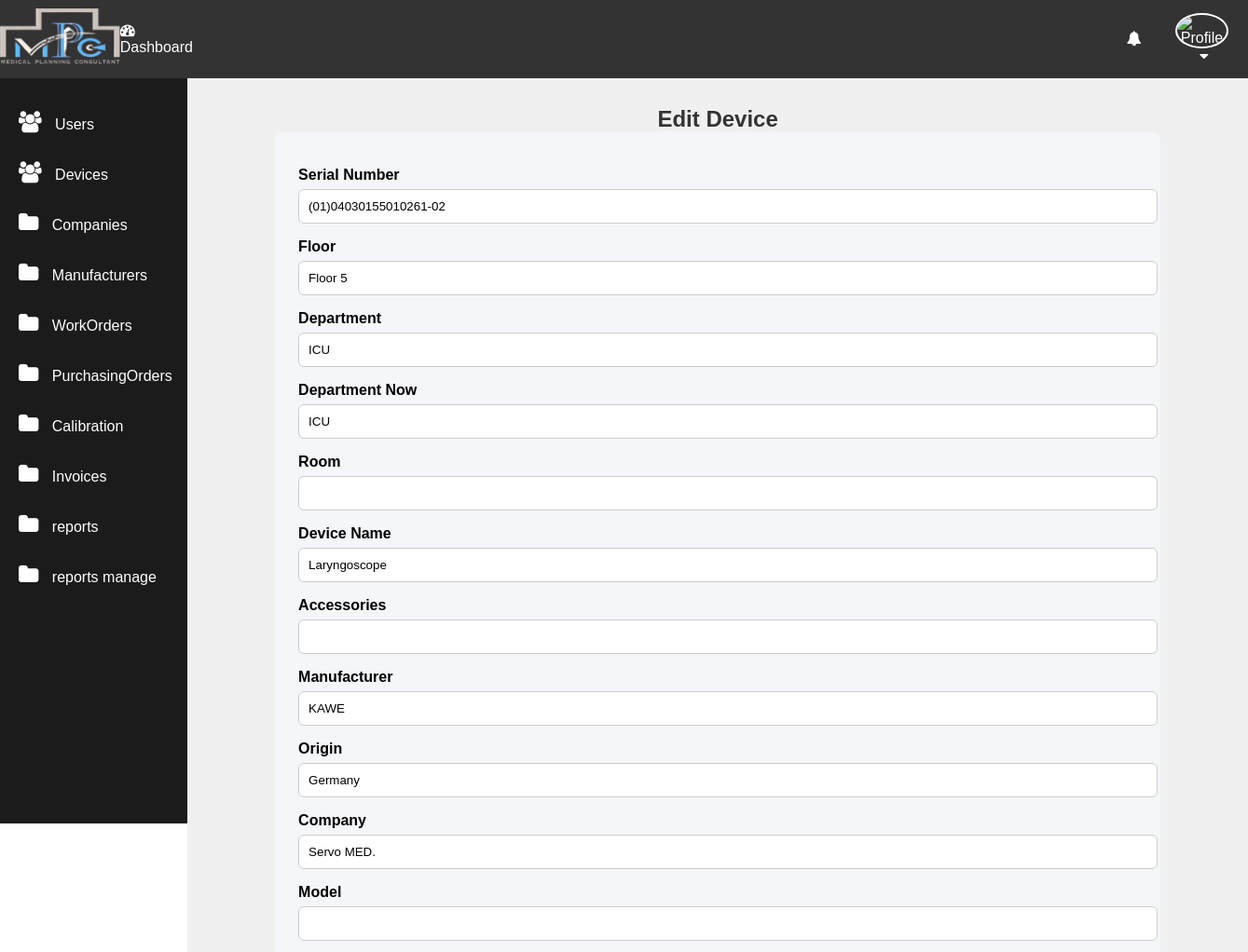
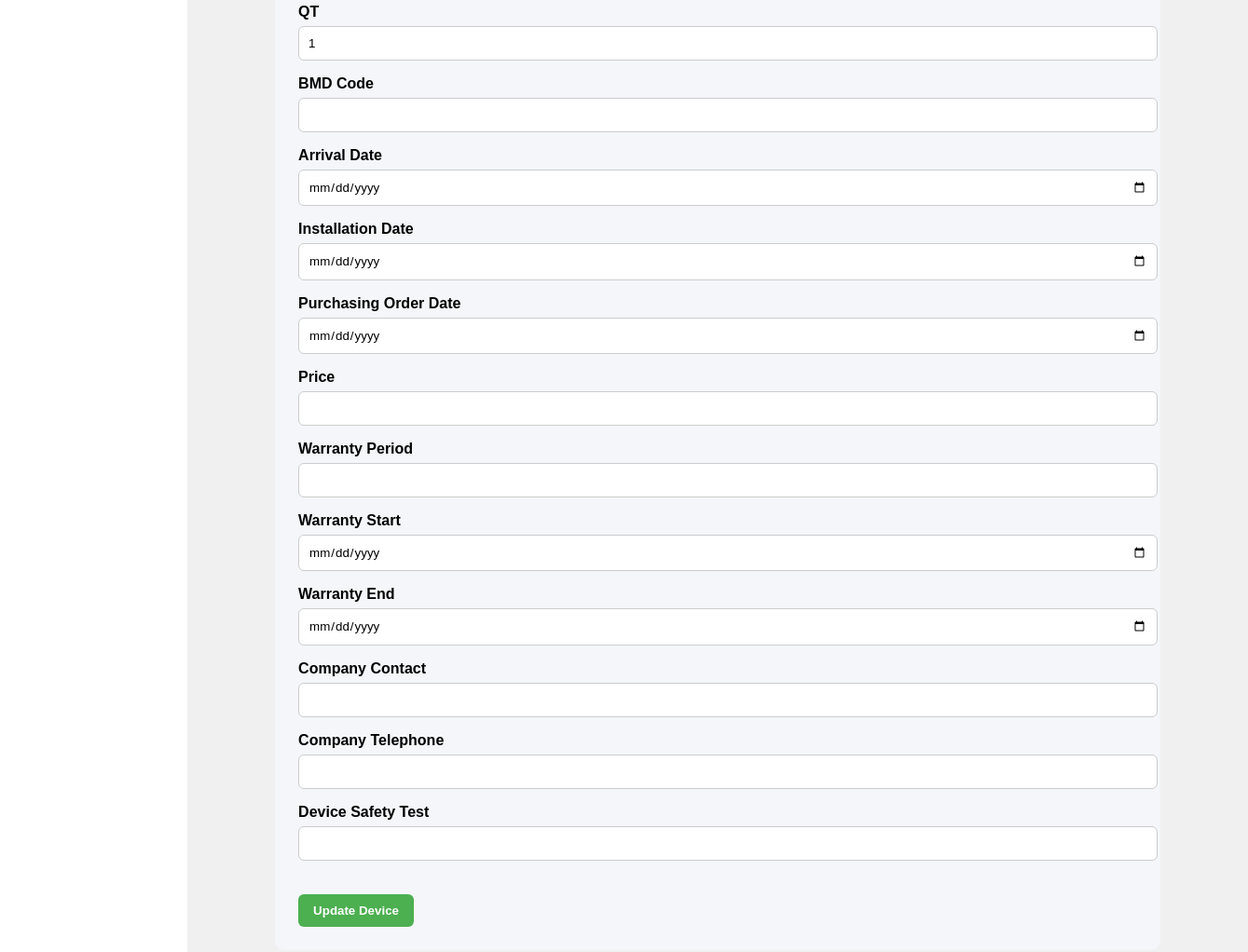
The page /edit-device.php?serial_number=(01)04030155010261-02 (signed in) on the database as committed earlier (2 pictures, top to bottom).
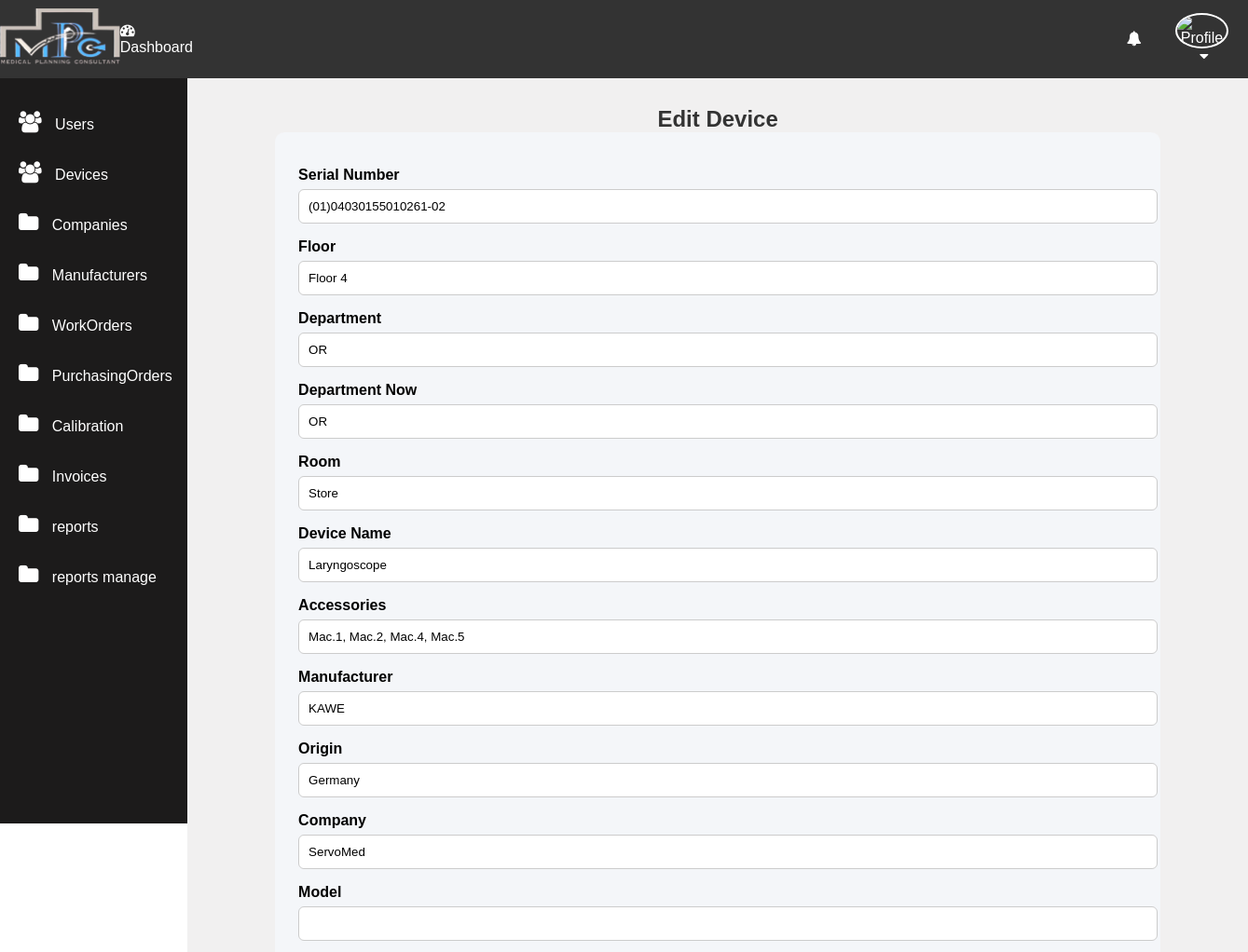
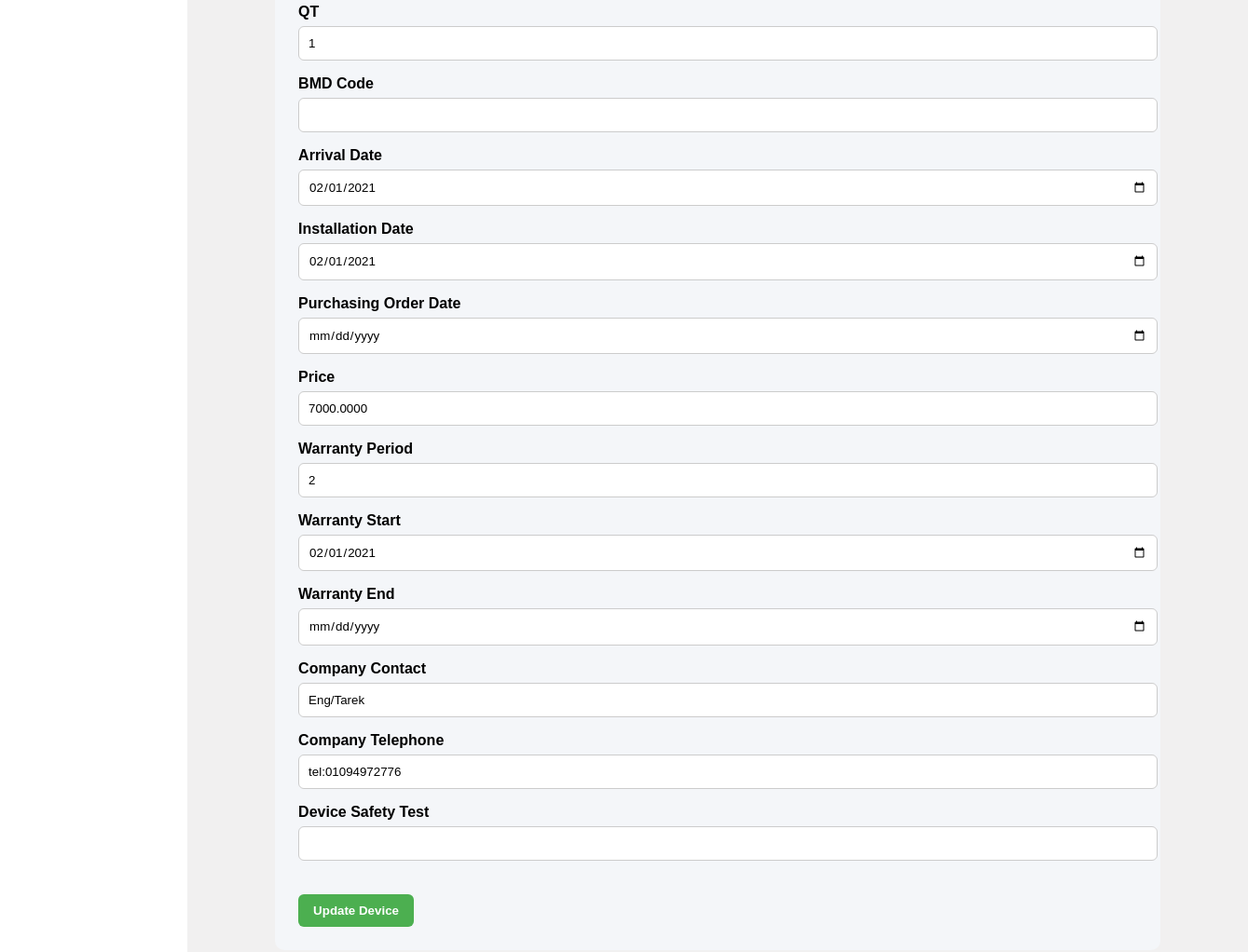
The same page on the database as committed later (2 pictures, top to bottom).
### tables this page shows
CREATE TABLE Devices(
	Floor VARCHAR(50) NULL,
	Department VARCHAR(50) NULL,
  Department_now VARCHAR(50) NULL,
	Room VARCHAR(50) NULL,
  device_name VARCHAR(150) NULL,
  Accessories VARCHAR(50) NULL,
  Manufacturer VARCHAR(50) NULL,
  Origin VARCHAR(50) NULL,
  Company VARCHAR(50) NULL,
  Model VARCHAR(50) NULL,
  Serial_number VARCHAR(50) NOT NULL,
  QT INT NULL,
  BMD_Code VARCHAR(50) NULL,
  Arrival_Date DATE NULL,
  Installation_Date DATE NULL,
  purchaseorder_date DATE NULL,
  Price VARCHAR(50) NULL,
  Warranty_Period INT NULL,
  warranty_start DATE NULL,
  warranty_end DATE NULL,
  company_contact VARCHAR(50) NULL,
  company_Tel VARCHAR(50) NULL,
  hospital_code INT ,
  assigned_user VARCHAR(50) NOT NULL,
  device_safety_test VARCHAR(50),
  device_user_tranning VARCHAR(50),
  device_BME_tranning VARCHAR(50),
	CONSTRAINT PK_Devices PRIMARY KEY CLUSTERED (serial_number ASC),
	CONSTRAINT FK_Devices_Hospitals FOREIGN KEY (hospital_code) REFERENCES hospitals(hospital_code),
	CONSTRAINT FK_Devices_Users FOREIGN KEY (assigned_user) REFERENCES users(username) 
);

### app/Model/Devices.php (called while the page is built, shortened)
<?php
function get_device_by_serial($conn, $serial_number) {
    $sql = "SELECT * FROM devices WHERE serial_number = ?";
    $stmt = $conn->prepare($sql);
    $stmt->execute([$serial_number]);
    return $stmt->fetch(PDO::FETCH_ASSOC);
}

### edit-device.php (the view, shortened to what this page needs)
<?php
if (isset($_SESSION['role']) && $_SESSION['role'] == 'admin') {
    include "DB_connection.php";
    include "app/Model/Devices.php";
    $serial = $_GET['serial_number'];
    $device = get_device_by_serial($conn, $serial);
?>
<!DOCTYPE html>
<html>
<head>
    <link rel="stylesheet" href="css/style.css">
</head>
<body>
<?php include "inc/header.php"; ?>
<div class="body">
<?php include "inc/nav.php"; ?>
<section class="section-1">
    <h2>Edit Device</h2>
    <form action="app/update_device.php" method="post">
        <div class="form-group">
            <label>Serial Number</label>
            <input type="text" name="serial_number" value="<?= htmlspecialchars($device['Serial_number']) ?>" required>
        </div>
        <div class="form-group">
            <label>Floor</label>
            <input type="text" name="floor" value="<?= htmlspecialchars($device['Floor']) ?>">
        </div>
        <div class="form-group">
            <label>Department</label>
            <input type="text" name="department" value="<?= htmlspecialchars($device['Department']) ?>">
        </div>
        <div class="form-group">
            <label>Department Now</label>
            <input type="text" name="department_now" value="<?= htmlspecialchars($device['Department_now']) ?>">
        </div>
        <div class="form-group">
            <label>Room</label>
            <input type="text" name="room" value="<?= htmlspecialchars($device['Room']) ?>">
        </div>
        <div class="form-group">
            <label>Device Name</label>
            <input type="text" name="device_name" value="<?= htmlspecialchars($device['device_name']) ?>">
        </div>
        <div class="form-group">
            <label>Accessories</label>
            <input type="text" name="accessories" value="<?= htmlspecialchars($device['Accessories']) ?>">
        </div>
        <div class="form-group">
            <label>Manufacturer</label>
            <input type="text" name="manufacturer" value="<?= htmlspecialchars($device['Manufacturer']) ?>">
        </div>
        <div class="form-group">
            <label>Origin</label>
            <input type="text" name="origin" value="<?= htmlspecialchars($device['Origin']) ?>">
        </div>
        <div class="form-group">
            <label>Company</label>
            <input type="text" name="company" value="<?= htmlspecialchars($device['Company']) ?>">
        </div>
        <div class="form-group">
            <label>Model</label>
            <input type="text" name="model" value="<?= htmlspecialchars($device['Model']) ?>">
        </div>
        <div class="form-group">
            <label>QT</label>
            <input type="text" name="qt" value="<?= htmlspecialchars($device['QT']) ?>">
        </div>
        <div class="form-group">
            <label>BMD Code</label>
            <input type="text" name="bmd_code" value="<?= htmlspecialchars($device['BMD_Code']) ?>">
        </div>
        <div class="form-group">
            <label>Arrival Date</label>
            <input type="date" name="arrival_date" value="<?= htmlspecialchars($device['Arrival_Date']) ?>">
        </div>
        <div class="form-group">
            <label>Installation Date</label>
            <input type="date" name="installation_date" value="<?= htmlspecialchars($device['Installation_Date']) ?>">
        </div>
        <div class="form-group">
            <label>Purchasing Order Date</label>
            <input type="date" name="purchaseorder_date" value="<?= htmlspecialchars($device['purchaseorder_date']) ?>">
        </div>
        <div class="form-group">
            <label>Price</label>
            <input type="number" name="price" value="<?= htmlspecialchars($device['Price']) ?>">
        </div>
        <div class="form-group">
            <label>Warranty Period</label>
            <input type="text" name="warranty_period" value="<?= htmlspecialchars($device['Warranty_Period']) ?>">
        </div>
        <div class="form-group">
            <label>Warranty Start</label>
            <input type="date" name="warranty_start" value="<?= htmlspecialchars($device['warranty_start']) ?>">
        </div>
        <div class="form-group">
            <label>Warranty End</label>
            <input type="date" name="warranty_end" value="<?= htmlspecialchars($device['warranty_end']) ?>">
        </div>
        <div class="form-group">
            <label>Company Contact</label>
            <input type="text" name="company_contact" value="<?= htmlspecialchars($device['company_contact']) ?>">
        </div>
        <div class="form-group">
            <label>Company Telephone</label>
            <input type="text" name="company_telephone" value="<?= htmlspecialchars($device['company_Tel']) ?>">
        </div>
        <div class="form-group">
            <label>Device Safety Test</label>
            <input type="text" name="device_safety_test" value="<?= htmlspecialchars($device['device_safety_test']) ?>">
        </div>
        <button type="submit" class="btn">Update Device</button>
    </form>
</section>
</div>
</body>
</html>
<?php
} else {
    header("Location: login.php");
    exit;
}
?>

### inc/header.php (shortened to what this page needs)
<!DOCTYPE html>
<html>
<head>
    <link rel="stylesheet" href="https://cdnjs.cloudflare.com/ajax/libs/font-awesome/4.7.0/css/font-awesome.css">
</head>
<body style="background-color:white;">
<header class="header">
    <h2 class="u-name">
        <img src="img/logo2.png" alt="Task Pro">
    </h2>
    <div style="display: flex; align-items: center;">
        <a href="index2.php">
            <i class="fa fa-tachometer" aria-hidden="true"></i> Dashboard
        </a>
        <span class="notification" id="notificationBtn">
            <i class="fa fa-bell" aria-hidden="true"></i>
            <span id="notificationNum"></span>
        </span>
    <div class="dropdown">
  <button class="dropbtn">
    <img src="<?php echo $profileImage; ?>" alt="Profile" class="profile-img">
    <i class="fa fa-caret-down"></i>
  </button>
</div>
    </div>
</header>
</body>
</html>

### inc/nav.php
<nav class="side-bar">
			<?php
               if($_SESSION['role'] == "employee"){
			 ?>
			<ul id="navList">
<li>
					<a href="device.php">
						<i class="fa fa-folder" aria-hidden="true"></i>
						<span>Devices</span>
					</a>
				</li>
<li>
					<a href="company.php">
						<i class="fa fa-users" aria-hidden="true"></i>
						<span>Companies</span>
					</a>
				</li>
<li>
					<a href="manufacturer.php">
						<i class="fa fa-tachometer" aria-hidden="true"></i>
						<span>Manufacturer</span>
					</a>
				</li>
<li>
					<a href="workorder.php">
						<i class="fa fa-users" aria-hidden="true"></i>
						<span>Work Orders</span>
					</a>
				</li>
<li>
					<a href="purchasing-order.php">
						<i class="fa fa-folder" aria-hidden="true"></i>
						<span>Purchasing Orders</span>
					</a>
				</li>
<li>
					<a href="calibration-user.php">
						<i class="fa fa-tachometer" aria-hidden="true"></i>
						<span>Calibration </span>
					</a>
				</li>
<li>
					<a href="invoices.php">
						<i class="fa fa-users" aria-hidden="true"></i>
						<span>Invoices </span>
					</a>
				</li>
				<li>
					<a href="report-form.php">
						<i class="fa fa-folder" aria-hidden="true"></i>
						<span>reports</span>
					</a>
				</li>
<li>
					<a href="manage-report.php">
						<i class="fa fa-folder" aria-hidden="true"></i>
						<span>reports manage</span>
					</a>
				</li>
			</ul>
		<?php }else { ?>
            <ul id="navList">
				<li>
					<a href="user.php">
						<i class="fa fa-users" aria-hidden="true"></i>
						<span>Users</span>
					</a>
				</li>
				<li>
					<a href="device.php">
						<i class="fa fa-users" aria-hidden="true"></i>
						<span>Devices</span>
					</a>
				</li>
				<li>
					<a href="company.php">
						<i class="fa fa-folder" aria-hidden="true"></i>
						<span>Companies</span>
					</a>
				</li>
<li>
					<a href="manufacturer.php">
						<i class="fa fa-folder" aria-hidden="true"></i>
						<span>Manufacturers</span>
					</a>
				</li>
<li>
					<a href="workorder.php">
						<i class="fa fa-folder" aria-hidden="true"></i>
						<span>WorkOrders</span>
					</a>
				</li>
<li>
					<a href="purchasing-order.php">
						<i class="fa fa-folder" aria-hidden="true"></i>
						<span>PurchasingOrders</span>
					</a>
				</li>
<li>
					<a href="calibration-user.php">
						<i class="fa fa-folder" aria-hidden="true"></i>
						<span>Calibration</span>
					</a>
				</li>
				<li>
					<a href="invoices.php">
						<i class="fa fa-folder" aria-hidden="true"></i>
						<span>Invoices</span>
					</a>
				</li>
				<li>
					<a href="report-form.php">
						<i class="fa fa-folder" aria-hidden="true"></i>
						<span>reports</span>
					</a>
				</li>
<li>
					<a href="manage-report.php">
						<i class="fa fa-folder" aria-hidden="true"></i>
						<span>reports manage</span>
					</a>
				</li>
			</ul>
		<?php } ?>
		</nav>

### css/style.css (style rules this page uses)
* { padding: 0; margin: 0; box-sizing: calc(border-box); font-family: arial, sans-serif; }
.body { display: flex; }
.side-bar { background-color: #1c1b1b !important; direction: ltr; font-family: 'Segoe UI', Tahoma, Geneva, Verdana, sans-serif; }
.side-bar ul { margin-top: 20px; list-style: none; }
.side-bar ul li { font-size: 16px; padding: 15px 0px; padding-left: 20px; transition: 500ms background; white-space: nowrap; overflow: hidden; text-overflow: ellipsis; }
.side-bar { background-color: #333; color: white; height: 100vh; width: 250px; }
.side-bar ul li a { text-decoration: none; color: white; }
.side-bar ul li a i { display: inline-block; padding-right: 10px; font-size: 23px; }
.section-1 { padding: 30px; }
.section-1 { width: 100%; background: rgb(241, 240, 240); }

### edit-device.php (style rules this page uses)
form { max-width: 900px; margin: auto; background: #f4f6f9; padding: 25px; border-radius: 10px; }
label { display: block; margin-top: 12px; font-weight: bold; }
input, select, textarea { width: 100%; padding: 10px; margin-top: 6px; border-radius: 6px; border: 1px solid #ccc; }
.form-group { margin-bottom: 16px; }
.btn { margin-top: 20px; padding: 10px 16px; background-color: #4CAF50; color: white; font-weight: bold; border: none; border-radius: 6px; cursor: pointer; }
h2 { text-align: center; color: #333; }

### inc/header.php (style rules this page uses)
body { margin: 0; font-family: Arial, Helvetica, sans-serif; }
.header { display: flex; justify-content: space-between; align-items: center; background-color: #333; color: white; position: sticky; }
.u-name img { height: 60px; }
.header a { color: white; text-decoration: none; margin-right: 1000px; }
.notification { position: relative; margin-right: 20px; cursor: pointer; }
.notification #notificationNum { position: absolute; top: -5px; right: -10px; background: none; color: white; font-size: 10px; padding: 2px 5px; border-radius: 50%; }
.dropdown { position: relative; display: inline-block; }
.dropbtn { font-size: 16px; border: none; outline: none; color: white; padding: 14px 16px; background-color: inherit; font-family: inherit; margin: 0; }
.profile-img { width: 32px; height: 32px; border-radius: 50%; object-fit: cover; margin-right: 5px; border: 2px solid white; }

Rows that differ between the two databases and show on the page:
changed devices "Laryngoscope": floor "Floor 5" → "Floor 4"; department "ICU" → "OR"; department_now "ICU" → "OR"; room (not shown) → "Store"; accessories (not shown) → "Mac.1, Mac.2, Mac.4, Mac.5"; company "Servo MED." → "ServoMed"; arrival_date (not shown) → "02/01/2021"; installation_date (not shown) → "02/01/2021"; price (not shown) → "7000.0000"; warranty_period (not shown) → "2"; warranty_start (not shown) → "02/01/2021"; company_contact (not shown) → "Eng/Tarek"; company_telephone (not shown) → "tel:01094972776"
